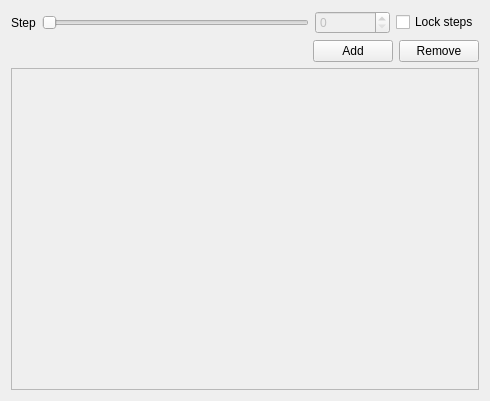
<?xml version="1.0" encoding="UTF-8"?>
<ui version="4.0">
 <class>NNVarSnap</class>
 <widget class="QWidget" name="NNVarSnap">
  <property name="geometry">
   <rect>
    <x>0</x>
    <y>0</y>
    <width>490</width>
    <height>401</height>
   </rect>
  </property>
  <property name="windowTitle">
   <string>Form</string>
  </property>
  <layout class="QVBoxLayout" name="verticalLayout">
   <item>
    <layout class="QHBoxLayout" name="horizontalLayout_2">
     <item>
      <widget class="QLabel" name="label_7">
       <property name="text">
        <string>Step</string>
       </property>
      </widget>
     </item>
     <item>
      <widget class="QSlider" name="globalStepSlider">
       <property name="enabled">
        <bool>false</bool>
       </property>
       <property name="orientation">
        <enum>Qt::Horizontal</enum>
       </property>
      </widget>
     </item>
     <item>
      <widget class="QSpinBox" name="globalStepSpinBox">
       <property name="enabled">
        <bool>false</bool>
       </property>
       <property name="minimumSize">
        <size>
         <width>75</width>
         <height>0</height>
        </size>
       </property>
      </widget>
     </item>
     <item>
      <widget class="QCheckBox" name="lockStepsCheckBox">
       <property name="text">
        <string>Lock steps</string>
       </property>
      </widget>
     </item>
    </layout>
   </item>
   <item>
    <layout class="QHBoxLayout" name="horizontalLayout">
     <property name="bottomMargin">
      <number>0</number>
     </property>
     <item>
      <spacer name="horizontalSpacer">
       <property name="orientation">
        <enum>Qt::Horizontal</enum>
       </property>
       <property name="sizeHint" stdset="0">
        <size>
         <width>40</width>
         <height>20</height>
        </size>
       </property>
      </spacer>
     </item>
     <item>
      <widget class="QPushButton" name="addRowButton">
       <property name="text">
        <string>Add</string>
       </property>
      </widget>
     </item>
     <item>
      <widget class="QPushButton" name="deleteRowButton">
       <property name="text">
        <string>Remove</string>
       </property>
      </widget>
     </item>
    </layout>
   </item>
   <item>
    <widget class="QScrollArea" name="mainScrollArea">
     <property name="widgetResizable">
      <bool>true</bool>
     </property>
     <widget class="QWidget" name="scrollAreaWidgetContents">
      <property name="geometry">
       <rect>
        <x>0</x>
        <y>0</y>
        <width>470</width>
        <height>314</height>
       </rect>
      </property>
      <layout class="QVBoxLayout" name="verticalLayout_3">
       <item>
        <layout class="QVBoxLayout" name="mainSnapLayout"/>
       </item>
      </layout>
     </widget>
    </widget>
   </item>
  </layout>
 </widget>
 <resources/>
 <connections/>
</ui>
